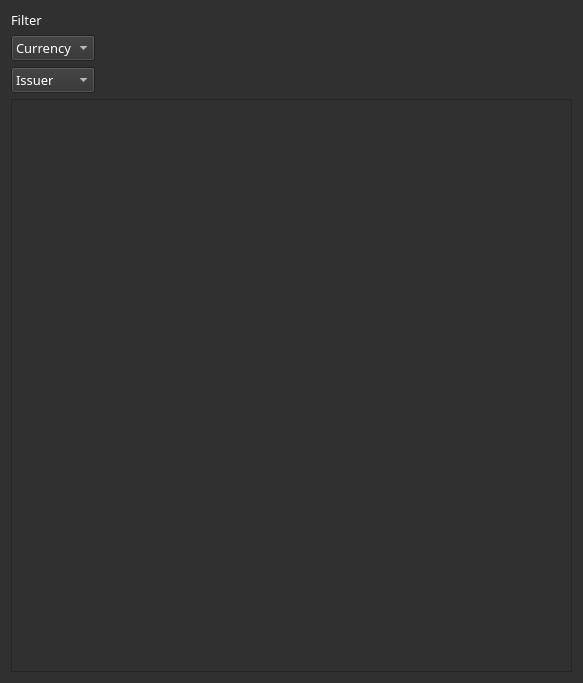
<?xml version="1.0" encoding="UTF-8"?>
<ui version="4.0">
 <class>Dialog</class>
 <widget class="QDialog" name="Dialog">
  <property name="enabled">
   <bool>true</bool>
  </property>
  <property name="geometry">
   <rect>
    <x>0</x>
    <y>0</y>
    <width>583</width>
    <height>683</height>
   </rect>
  </property>
  <property name="palette">
   <palette>
    <active>
     <colorrole role="WindowText">
      <brush brushstyle="SolidPattern">
       <color alpha="255">
        <red>255</red>
        <green>255</green>
        <blue>255</blue>
       </color>
      </brush>
     </colorrole>
     <colorrole role="Button">
      <brush brushstyle="SolidPattern">
       <color alpha="255">
        <red>48</red>
        <green>48</green>
        <blue>48</blue>
       </color>
      </brush>
     </colorrole>
     <colorrole role="Text">
      <brush brushstyle="SolidPattern">
       <color alpha="255">
        <red>255</red>
        <green>255</green>
        <blue>255</blue>
       </color>
      </brush>
     </colorrole>
     <colorrole role="ButtonText">
      <brush brushstyle="SolidPattern">
       <color alpha="255">
        <red>255</red>
        <green>255</green>
        <blue>255</blue>
       </color>
      </brush>
     </colorrole>
     <colorrole role="Base">
      <brush brushstyle="SolidPattern">
       <color alpha="255">
        <red>48</red>
        <green>48</green>
        <blue>48</blue>
       </color>
      </brush>
     </colorrole>
     <colorrole role="Window">
      <brush brushstyle="SolidPattern">
       <color alpha="255">
        <red>48</red>
        <green>48</green>
        <blue>48</blue>
       </color>
      </brush>
     </colorrole>
    </active>
    <inactive>
     <colorrole role="WindowText">
      <brush brushstyle="SolidPattern">
       <color alpha="255">
        <red>255</red>
        <green>255</green>
        <blue>255</blue>
       </color>
      </brush>
     </colorrole>
     <colorrole role="Button">
      <brush brushstyle="SolidPattern">
       <color alpha="255">
        <red>48</red>
        <green>48</green>
        <blue>48</blue>
       </color>
      </brush>
     </colorrole>
     <colorrole role="Text">
      <brush brushstyle="SolidPattern">
       <color alpha="255">
        <red>255</red>
        <green>255</green>
        <blue>255</blue>
       </color>
      </brush>
     </colorrole>
     <colorrole role="ButtonText">
      <brush brushstyle="SolidPattern">
       <color alpha="255">
        <red>255</red>
        <green>255</green>
        <blue>255</blue>
       </color>
      </brush>
     </colorrole>
     <colorrole role="Base">
      <brush brushstyle="SolidPattern">
       <color alpha="255">
        <red>48</red>
        <green>48</green>
        <blue>48</blue>
       </color>
      </brush>
     </colorrole>
     <colorrole role="Window">
      <brush brushstyle="SolidPattern">
       <color alpha="255">
        <red>48</red>
        <green>48</green>
        <blue>48</blue>
       </color>
      </brush>
     </colorrole>
    </inactive>
    <disabled>
     <colorrole role="WindowText">
      <brush brushstyle="SolidPattern">
       <color alpha="255">
        <red>255</red>
        <green>255</green>
        <blue>255</blue>
       </color>
      </brush>
     </colorrole>
     <colorrole role="Button">
      <brush brushstyle="SolidPattern">
       <color alpha="255">
        <red>48</red>
        <green>48</green>
        <blue>48</blue>
       </color>
      </brush>
     </colorrole>
     <colorrole role="Text">
      <brush brushstyle="SolidPattern">
       <color alpha="255">
        <red>255</red>
        <green>255</green>
        <blue>255</blue>
       </color>
      </brush>
     </colorrole>
     <colorrole role="ButtonText">
      <brush brushstyle="SolidPattern">
       <color alpha="255">
        <red>255</red>
        <green>255</green>
        <blue>255</blue>
       </color>
      </brush>
     </colorrole>
     <colorrole role="Base">
      <brush brushstyle="SolidPattern">
       <color alpha="255">
        <red>48</red>
        <green>48</green>
        <blue>48</blue>
       </color>
      </brush>
     </colorrole>
     <colorrole role="Window">
      <brush brushstyle="SolidPattern">
       <color alpha="255">
        <red>48</red>
        <green>48</green>
        <blue>48</blue>
       </color>
      </brush>
     </colorrole>
    </disabled>
   </palette>
  </property>
  <property name="font">
   <font>
    <family>Bloomberg Prop Unicode N</family>
    <pointsize>10</pointsize>
   </font>
  </property>
  <property name="windowTitle">
   <string>Benchmark Positions</string>
  </property>
  <property name="styleSheet">
   <string notr="true">background-color: rgb(48, 48, 48);
font: 10pt &quot;Bloomberg Prop Unicode N&quot;;
color: rgb(255, 255, 255);
</string>
  </property>
  <layout class="QVBoxLayout" name="verticalLayout_3">
   <item>
    <layout class="QVBoxLayout" name="verticalLayout_2">
     <item>
      <layout class="QHBoxLayout" name="horizontalLayout">
       <item>
        <layout class="QGridLayout" name="gridLayout">
         <item row="3" column="0">
          <widget class="QComboBox" name="comboBoxIssuers">
           <property name="font">
            <font>
             <family>Bloomberg Prop Unicode N</family>
             <pointsize>10</pointsize>
            </font>
           </property>
           <property name="styleSheet">
            <string notr="true">color: rgb(255, 255, 255);</string>
           </property>
           <item>
            <property name="text">
             <string>Issuer</string>
            </property>
           </item>
          </widget>
         </item>
         <item row="1" column="0">
          <widget class="QLabel" name="label_3">
           <property name="font">
            <font>
             <family>Bloomberg Prop Unicode N</family>
             <pointsize>10</pointsize>
            </font>
           </property>
           <property name="styleSheet">
            <string notr="true">color: rgb(255, 255, 255);</string>
           </property>
           <property name="text">
            <string>Filter</string>
           </property>
          </widget>
         </item>
         <item row="2" column="0">
          <widget class="QComboBox" name="comboBoxCurrencies">
           <property name="font">
            <font>
             <family>Bloomberg Prop Unicode N</family>
             <pointsize>10</pointsize>
            </font>
           </property>
           <property name="accessibleName">
            <string/>
           </property>
           <property name="accessibleDescription">
            <string/>
           </property>
           <property name="autoFillBackground">
            <bool>false</bool>
           </property>
           <property name="styleSheet">
            <string notr="true">color: rgb(255, 255, 255);</string>
           </property>
           <property name="editable">
            <bool>false</bool>
           </property>
           <property name="currentIndex">
            <number>0</number>
           </property>
           <property name="modelColumn">
            <number>0</number>
           </property>
           <item>
            <property name="text">
             <string>Currency</string>
            </property>
           </item>
          </widget>
         </item>
         <item row="2" column="1">
          <spacer name="horizontalSpacer">
           <property name="orientation">
            <enum>Qt::Horizontal</enum>
           </property>
           <property name="sizeHint" stdset="0">
            <size>
             <width>40</width>
             <height>20</height>
            </size>
           </property>
          </spacer>
         </item>
        </layout>
       </item>
       <item>
        <layout class="QGridLayout" name="gridLayout_2" columnstretch="0"/>
       </item>
      </layout>
     </item>
     <item>
      <widget class="QTableWidget" name="tableWidgetPositions">
       <property name="font">
        <font>
         <family>Bloomberg Prop Unicode N</family>
         <pointsize>10</pointsize>
         <weight>50</weight>
         <bold>false</bold>
        </font>
       </property>
       <property name="styleSheet">
        <string notr="true">color: rgb(255, 255, 255);</string>
       </property>
       <property name="sortingEnabled">
        <bool>true</bool>
       </property>
      </widget>
     </item>
    </layout>
   </item>
  </layout>
 </widget>
 <resources/>
 <connections/>
</ui>
